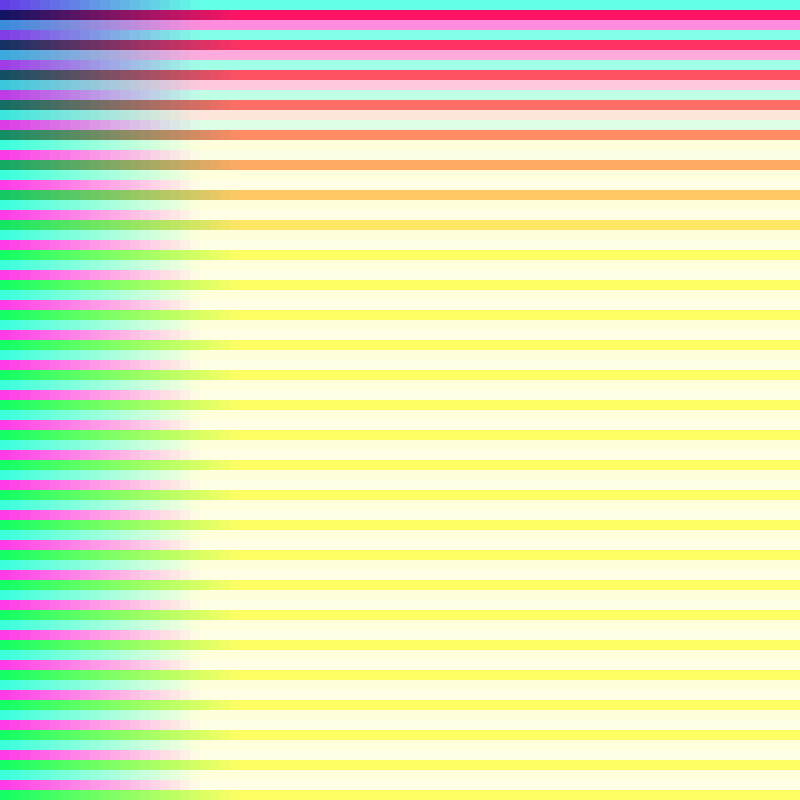
Frame 1 (no input)
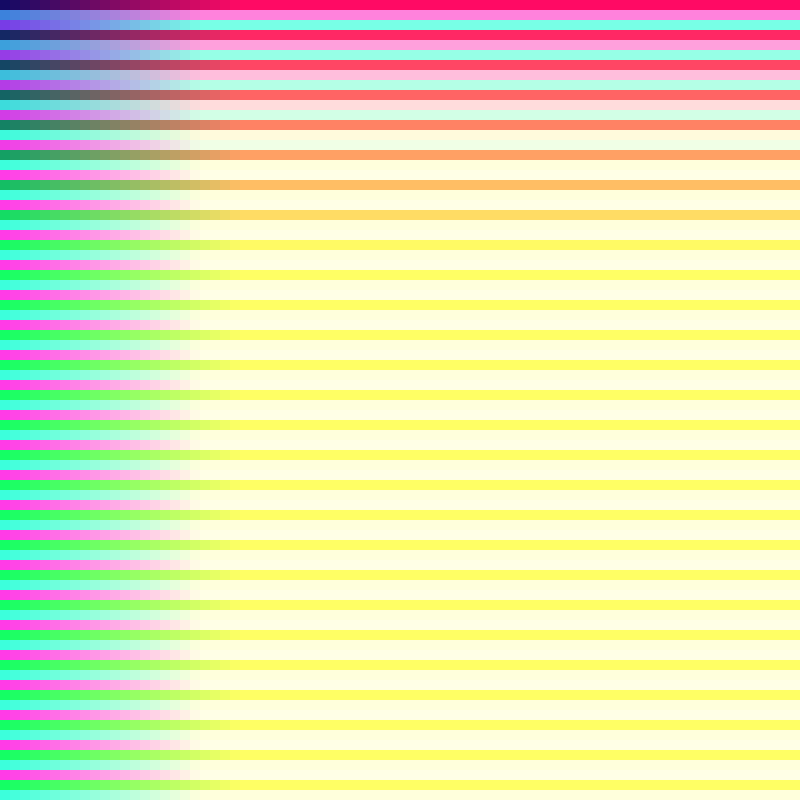
Frame 60 (the mouse pressed at the canvas centre just before this capture)
Frame 120 (the mouse held since frame 60 and released just before this capture): identical to frame 60, image omitted

The Processing sketch that drew these frames (run headless with seeded random() and noise(); from frame 60 on, the mouse is pressed at the canvas centre):

// Processing sketch: processing_165303
// ── processing_165303.pde

float delta = 10;
int cnt=0;

void setup(){
size(800,800);
background(0);

}

void draw(){
for (int y=0; y<height;
y+=delta) {
  for (int x=0; x<width; x+=delta){
    noStroke();
    if(cnt%3==0) {
      fill(100+y,60+x,230);
      rect(x,y,x+delta,y+delta);
    }if(cnt%3==1) {
       fill(20+x,10+y,100);
      rect(x,y,y+delta,x+delta);
    }if(cnt%3==2){
      fill(60+x,120+y,220);
      rect(x,y,x+delta,y+delta);
    }
    }
    cnt++;
  }
}

      
      
